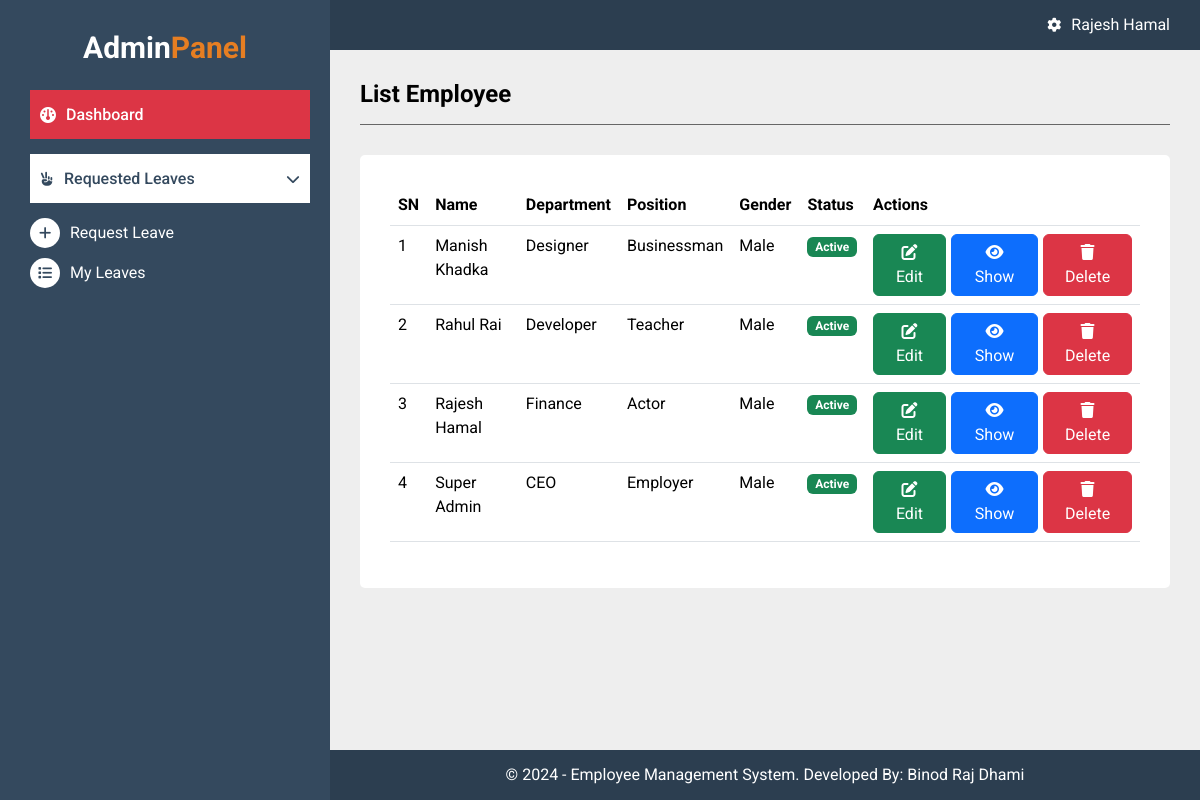
The app's page /admin/list_employee.php (signed in) with its own data.
### tables this page shows
CREATE TABLE `tbl_users` (
  `id` int(11) NOT NULL,
  `department_id` int(11) NOT NULL,
  `name` varchar(50) NOT NULL,
  `email` varchar(50) NOT NULL,
  `password` text NOT NULL,
  `phone` varchar(12) NOT NULL,
  `address` varchar(100) NOT NULL,
  `position` varchar(50) NOT NULL,
  `joint_date` date NOT NULL,
  `leaved_date` date DEFAULT NULL,
  `date_of_birth` date NOT NULL,
  `gender` enum('Male','Female','Other') NOT NULL,
  `role` enum('Employer','Employee') NOT NULL,
  `created_at` datetime NOT NULL DEFAULT current_timestamp(),
  `updated_at` datetime NOT NULL DEFAULT current_timestamp(),
  `status` tinyint(1) NOT NULL DEFAULT 1
);

### admin/list_employee.php (the view)
<?php
include_once("includes/header.php");
include_once("includes/sidebar.php");
$fetch_all_query = "SELECT * FROM tbl_users ORDER BY name ASC";
$result = $connection->query($fetch_all_query);
$employee_list = [];
while ($data = $result->fetch_assoc()) {
    $department_id = $data['department_id'];
    $data['department'] = $connection->query("SELECT * FROM tbl_departments where id=$department_id")->fetch_assoc()['name'];
    array_push($employee_list, $data);
}
?>
<div class="admin-main">
    <div class="heading-panel">
        <h1>List Employee</h1>
    </div>
    <div class="body-panel">
        <table class="table tableb-bordered">
            <thead>
                <tr>
                    <th>SN</th>
                    <th>Name</th>
                    <th>Department</th>
                    <th>Position</th>
                    <th>Gender</th>
                    <th>Status</th>
                    <th class="bnt-actions-list">Actions</th>
                </tr>
            </thead>
            <tbody>
                <?php foreach ($employee_list as $key => $employee) { ?>
                    <tr>
                        <td><?php echo $key + 1; ?></td>
                        <td><?php echo $employee['name']; ?></td>
                        <td><?php echo $employee['department']; ?></td>
                        <td><?php echo $employee['position']; ?></td>
                        <td><?php echo $employee['gender']; ?></td>
                        <td>
                            <?php if ($employee['status'] == 1) { ?>
                                <span class="badge bg-success">Active</span>
                            <?php } else { ?>
                                <span class="badge bg-danger">Dective</span>
                            <?php } ?>
                        </td>
                        <td>
                            <div class="bnt-actions-link">
                                <a href="edit_employee.php?id=<?php echo $employee['id']; ?>" class="btn btn-success">
                                    <i class="fa-solid fa-pen-to-square"></i>
                                    <span>Edit</span>
                                </a>
                                <a href="show_employee.php?id=<?php echo $employee['id']; ?>" class="btn btn-primary">
                                    <i class="fa-solid fa-eye"></i>
                                    <span>Show</span>
                                </a>
                                <form action="delete_employee.php?id=<?php echo $employee['id']; ?>" method="POST">
                                    <button type="submit" class="btn btn-danger">
                                        <i class="fa-solid fa-trash"></i>
                                        <span>Delete</span>
                                    </button>
                                </form>
                            </div>
                        </td>
                    </tr>
                <?php } ?>
            </tbody>
        </table>
    </div>
</div>
<?php include_once("includes/footer.php"); ?>

### css/styles.css (style rules this page uses)
* { margin: 0; padding: 0; font-family: "Roboto", serif; }
body { margin: 0; padding: 0; font-size: 16px; color: #000; font-family: "Roboto", serif; background: #eee; }
.admin-main { position: absolute; top: 50px; left: 330px; width: calc(100% - 330px); background: #eee; padding: 30px; padding-bottom: 50px; }
.heading-panel { padding-bottom: 15px; margin-bottom: 30px; border-bottom: #666 solid 1px; }
.heading-panel h1 { margin-bottom: 0; font-size: 24px; font-weight: 700; }
.body-panel { padding: 30px; background: #fff; border-radius: 5px; }
.bnt-actions-list { width: 275px; }
.bnt-actions-link { display: flex; align-items: center; gap: 5px }

### records on screen
tbl_users: name "Manish Khadka", department "Designer", position "Businessman", gender "Male", status "Active"
tbl_users: name "Rahul Rai", department "Developer", position "Teacher", gender "Male", status "Active"
tbl_users: name "Rajesh Hamal", department "Finance", position "Actor", gender "Male", status "Active"
tbl_users: name "Super Admin", department "CEO", position "Employer", gender "Male", status "Active"

### other values on screen
$_SESSION['name'] "Rajesh Hamal"
Date('Y') "2024"
